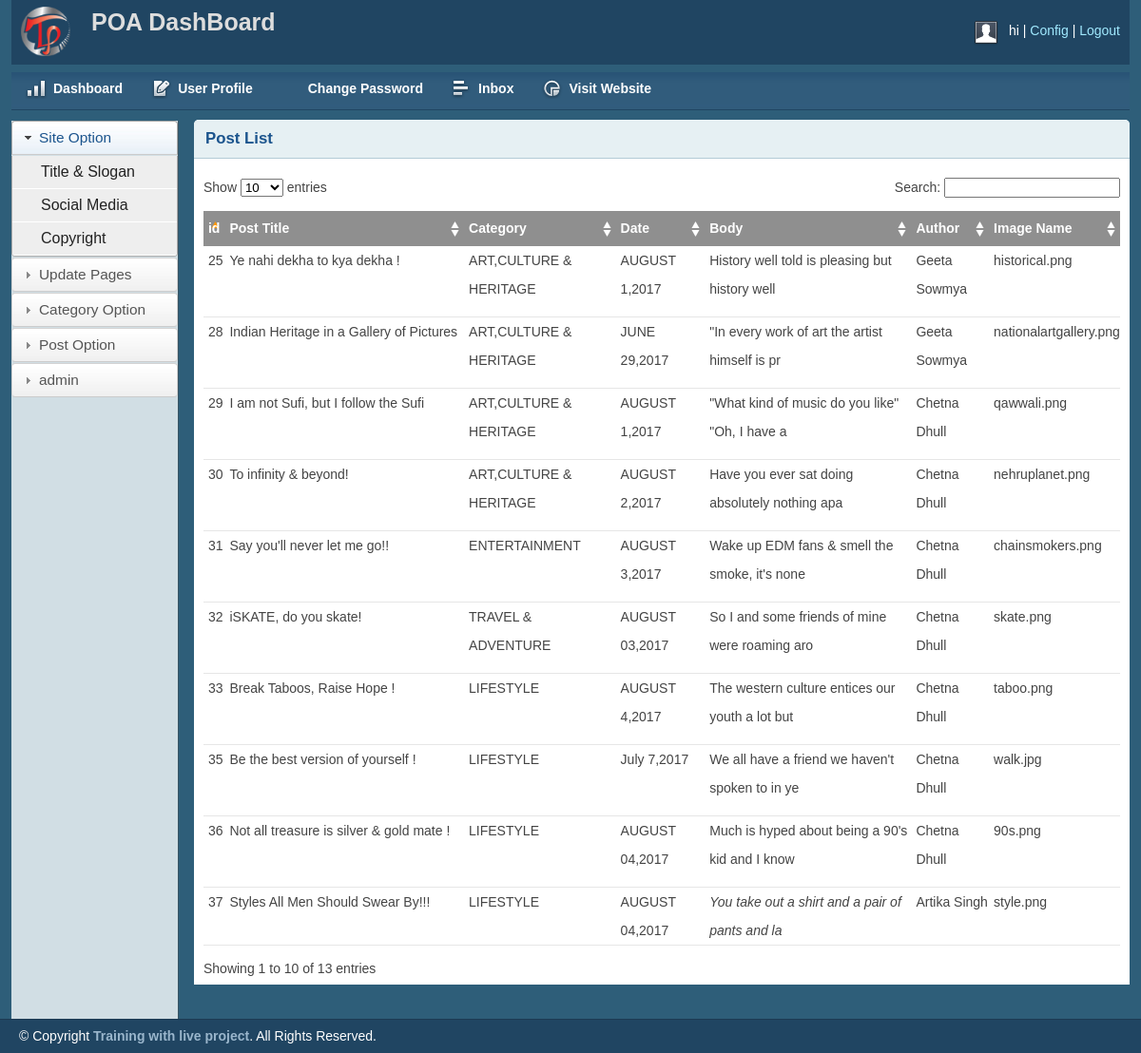
The app's page /admin/postlist.php, older data.
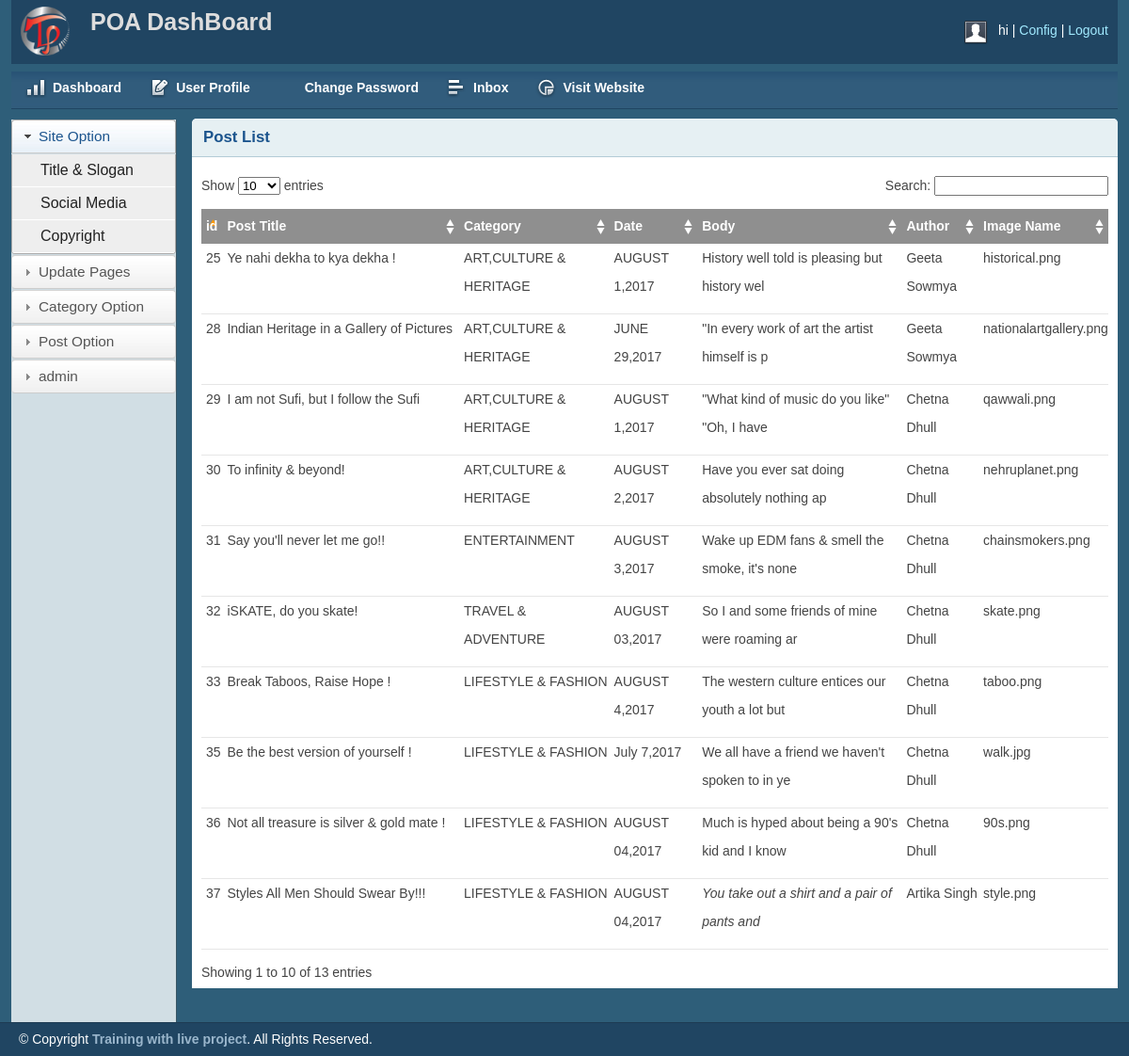
The same page, newer data.
### tables this page shows
CREATE TABLE IF NOT EXISTS `posts` (
  `id` int(11) NOT NULL AUTO_INCREMENT,
  `title` varchar(300) NOT NULL,
  `category` varchar(100) NOT NULL,
  `date` varchar(100) NOT NULL,
  `body` longtext NOT NULL,
  `author` varchar(200) NOT NULL,
  `imgname` varchar(400) NOT NULL,
  `recimg` varchar(400) NOT NULL,
  PRIMARY KEY (`id`)
);

### admin/postlist.php (the view, shortened to what this page needs)
<?php include("includes/header.php");
$query2="SELECT * FROM posts";
 $result2 = mysqli_query($connect,$query2);
?>
<?php include("includes/sidebar.php");?>
        <div class="grid_10">
            <div class="box round first grid">
                <h2>Post List</h2>
                <div class="block">
                    <table class="data display datatable" id="example">
					<thead>
						<tr><th>id</th>
							<th>Post Title</th>
							<th>Category</th>
							<th>Date</th>
							<th>Body</th>
							<th>Author</th>
							<th>Image Name</th>
						</tr>
					</thead>
					<tbody><?php
                                 while ($row = mysqli_fetch_assoc($result2)) {
                                    ?>
						<tr class="odd gradeX">
						<td><?php echo $row['id'];?></td>
							<td><?php echo $row['title'];?></td>
							<td><?php echo $row['category'];?></td>
							<td><?php echo $row['date'];?></td>
							<td><?php $body=$row['body'];  echo substr($body, 0,50);?></td>
							<td><?php echo $row['author'];?></td>
							<td><?php echo $row['imgname'];?></td>
						</tr>
						<?php }?>
					</tbody>
				</table>
               </div>
            </div>
        </div>
    </div>
    <div id="site_info">
      <p>
         &copy; Copyright <a href="http://trainingwithliveproject.com">Training with live project</a>. All Rights Reserved.
        </p>
    </div>
</body>
</html>

### admin/includes/header.php (shortened to what this page needs)
<!DOCTYPE html>
<html>
<head>
    <link rel="stylesheet" type="text/css" href="css/reset.css" media="screen" />
    <link rel="stylesheet" type="text/css" href="css/text.css" media="screen" />
    <link rel="stylesheet" type="text/css" href="css/grid.css" media="screen" />
    <link rel="stylesheet" type="text/css" href="css/layout.css" media="screen" />
    <link rel="stylesheet" type="text/css" href="css/nav.css" media="screen" />
    <link href="css/fancy-button/fancy-button.css" rel="stylesheet" type="text/css" />
    <link href="css/themes/base/jquery.ui.all.css" rel="stylesheet" type="text/css" />
    <link rel="stylesheet" type="text/css" href="css/reset.css" media="screen" />
    <link rel="stylesheet" type="text/css" href="css/text.css" media="screen" />
    <link rel="stylesheet" type="text/css" href="css/grid.css" media="screen" />
    <link rel="stylesheet" type="text/css" href="css/layout.css" media="screen" />
    <link rel="stylesheet" type="text/css" href="css/nav.css" media="screen" />
    <link href="css/table/demo_page.css" rel="stylesheet" type="text/css" />
</head>
<body>
    <div class="container_12">
        <div class="grid_12 header-repeat">
            <div id="branding">
                <div class="floatleft logo">
                    <img src="img/livelogo.png" alt="Logo" />
                </div>
                <div class="floatleft middle">
                    <h1>POA DashBoard</h1>
                </div>
                <div class="floatright">
                    <div class="floatleft">
                        <img src="img/img-profile.jpg" alt="Profile Pic" />
                    </div>
                    <div class="floatleft marginleft10">
                        <ul class="inline-ul floatleft">
                            <li><?php if(isset($_SESSION['user'])) echo $_SESSION["user"];
                                                        else echo "hi";
                            ?></li>
                            <li><a href="#">Config</a></li>
                            <li><a href="destroysession.php">Logout</a></li>
                        </ul>
                    </div>
                </div>
            </div>
        </div>

### admin/includes/sidebar.php (shortened to what this page needs)
<div class="grid_12">
     <ul class="nav main">
        <li class="ic-dashboard"><a href="index.html"><span>Dashboard</span></a> </li>
        <li class="ic-form-style"><a href=""><span>User Profile</span></a></li>
        <li class="ic-typography"><a href="changepassword.html"><span>Change Password</span></a></li>
        <li class="ic-grid-tables"><a href="inbox.html"><span>Inbox</span></a></li>
        <li class="ic-charts"><a href="postlist.html"><span>Visit Website</span></a></li>
    </ul>
</div>
   <div class="grid_2">
    <div class="box sidemenu">
        <div class="block" id="section-menu">
            <ul class="section menu">
                <li><a class="menuitem">Site Option</a>
                    <ul class="submenu">
                        <li><a href="titleslogan.html">Title & Slogan</a></li>
                        <li><a href="social.html">Social Media</a></li>
                        <li><a href="copyright.html">Copyright</a></li>
                    </ul>
                </li>
                 <li><a class="menuitem">Update Pages</a>
                </li>
                <li><a class="menuitem">Category Option</a>
                </li>
                <li><a class="menuitem">Post Option</a>
                </li>
                <li><a class="menuitem">admin </a>
                </li>
            </ul>
        </div>
    </div>
</div>

### admin/css/layout.css (style rules this page uses)
body { background: #fff none repeat scroll 0 0; color: #444; font-size: 14px; padding: 0; }
.floatleft { float:left; }
.logo img { margin-top: -15px; width: 52px; }
.middle { margin-left: 22px; margin-top: -14px; }
.middle h1 { color:#ddd;margin:0 }
.floatright { float:right; }
.inline-ul li { display:inline; color:#fff; }
.marginleft10 { margin-left:10px; }
a { color: #000; font-weight:bold; text-decoration: none; }
.container_12, .container_16 { background:#2E5E79; }
h1, h2, h3, h4, h5, h6 { line-height:1.2em; margin-bottom:.3em; }
h2 { margin-top:1em; }
#branding { font-weight: normal; margin-bottom: 0; padding: 22px 10px 3px; text-align: left; }
.header-repeat { background:url(../img/header-repeat.jpg) repeat-x; }
#branding a { color:#A1EAFF; font-weight:normal; }
#branding a:before { content:" | "; color:#fff; }
#branding ul, #branding ul li { margin:0px; padding:0px; }
#branding li { padding:0px 0px 0px 0px !important; }
.box { background:#fff; margin-bottom:20px; padding:10px 10px 10px 10px; margin-left:-8px; }
.box.grid { padding-bottom:40px; }
.box.round { -moz-border-radius: 5px 5px 0px 0px; -webkit-border-radius: 5px 5px 0px 0px; border-radius: 5px 5px 0px 0px; }
.box h2 { font-size:1.2em; font-weight:bold; color:#1B548D; background:#E6F0F3; margin:-10px -10px 0 -10px; padding:10px 12px; border-bottom:1px solid #B3CBD6; -moz-border-radius: 5px 5px 0px 0px; -webkit-border-radius: 5px 5px 0px 0px; border-radius: 5px 5px 0px 0px; }
.box.first { min-height: 406px; }
.block { padding-top:20px; }
.box.sidemenu { background-color:#D1DEE4; border-right:1px solid #3A5665; padding:0px; margin:0px; cursor:pointer; }
.box.sidemenu .block { padding-top:0px; margin-top:0px; }
p { margin-bottom:1em; }
ul, ol { padding-top:0; }
ul.menu { list-style:none; border-top:1px solid #bbb; }
ul.menu li { margin:0; }
ul.menu li a { display:block; padding:4px 10px; border-bottom:1px solid #ccc; }
ul.menu ul { list-style:none; margin:0; }
ul.menu ul li a { padding-left:30px; }
ul.section { border-top:0; margin-bottom:0; }
ul.section li a { background:url(../img/sidemenu-repeat.jpg) repeat-x; line-height:26px; padding-left:28px; }
ul.section li li a { background:#ddd; border-bottom:1px solid #eee; }
ul.section ul li { text-transform:none; }
ul.section ul.current li a { background: #eee none repeat scroll 0 0; border-bottom: 1px solid #fff; font-size: 16px; font-weight: normal; }
ul.section li a.current { color:#1B548D; background:url(../img/sidemenu-repeat-hover.jpg) repeat-x; }
#site_info { color:#fff; background:#204562; border-top:1px solid #1d3b53; padding-left:20px; }
#site_info p { line-height:35px; margin-bottom:0px; }
#site_info a { color:#9ab6cc; }
.block { padding-bottom:1px; }
table.display { margin: 0 auto; clear: both; width: 100%; }
.sorting_asc { background: #8f8f8f url(../img/table/sort_asc.png) no-repeat center right; padding:8px 5px; text-align:left; color:#fff; }
.sorting { background:#8f8f8f url(../img/table/sort_both.png) no-repeat center right; padding:8px 5px; text-align:left; color:#fff; }
tr.odd { height: 30px; line-height: 30px; border-bottom:1px solid #e6e6e6; }
tr.even { height: 30px; line-height: 30px; border-bottom:1px solid #e6e6e6; }
tr.odd td, tr.even td { padding-left:5px; }

Row changes from the older to the newer data that the page shows:
changed posts "Ye nahi dekha to kya dekha !": body "History well told is pleasing but history well" → "History well told is pleasing but history wel"
changed posts "Indian Heritage in a Gallery of Pictures": body "\"In every work of art the artist himself is pr" → "\"In every work of art the artist himself is p"
changed posts "I am not Sufi, but I follow the Sufi": body "\"What kind of music do you like\" \"Oh, I have a" → "\"What kind of music do you like\" \"Oh, I have"
changed posts "To infinity & beyond!": body "Have you ever sat doing absolutely nothing apa" → "Have you ever sat doing absolutely nothing ap"
changed posts "iSKATE, do you skate!": body "So I and some friends of mine were roaming aro" → "So I and some friends of mine were roaming ar"
changed posts "Break Taboos, Raise Hope !": category "LIFESTYLE" → "LIFESTYLE & FASHION"
changed posts "Be the best version of yourself !": category "LIFESTYLE" → "LIFESTYLE & FASHION"
changed posts "Not all treasure is silver & gold mate !": category "LIFESTYLE" → "LIFESTYLE & FASHION"
changed posts "Styles All Men Should Swear By!!!": category "LIFESTYLE" → "LIFESTYLE & FASHION"; body "You take out a shirt and a pair of pants and la" → "You take out a shirt and a pair of pants and"
